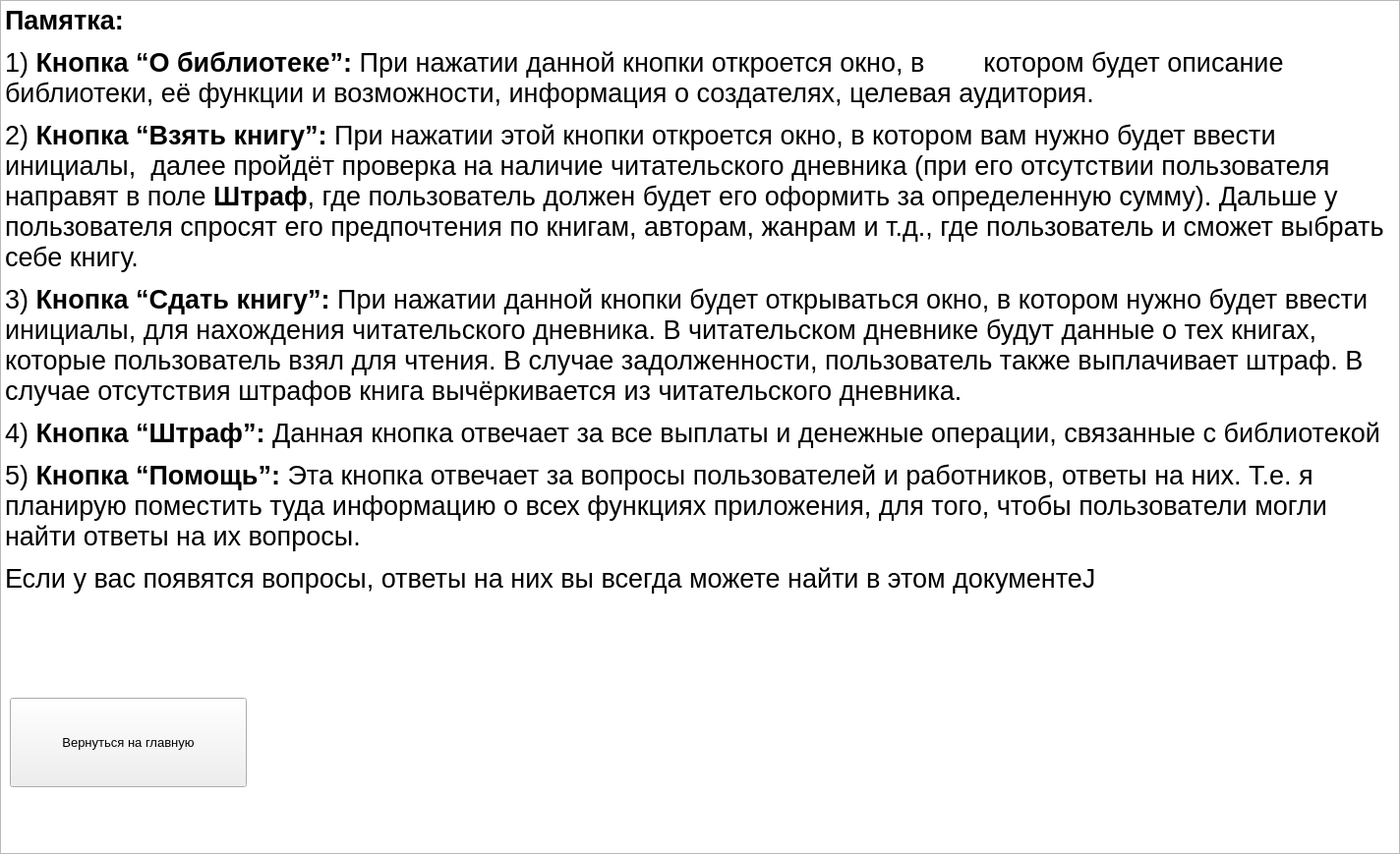
<?xml version="1.0" encoding="UTF-8"?>
<ui version="4.0">
 <class>Form</class>
 <widget class="QWidget" name="Form">
  <property name="geometry">
   <rect>
    <x>0</x>
    <y>0</y>
    <width>1424</width>
    <height>869</height>
   </rect>
  </property>
  <property name="windowTitle">
   <string>Помощь</string>
  </property>
  <widget class="QTextEdit" name="textEdit">
   <property name="geometry">
    <rect>
     <x>0</x>
     <y>0</y>
     <width>1424</width>
     <height>869</height>
    </rect>
   </property>
   <property name="html">
    <string>&lt;!DOCTYPE HTML PUBLIC &quot;-//W3C//DTD HTML 4.0//EN&quot; &quot;http://www.w3.org/TR/REC-html40/strict.dtd&quot;&gt;
&lt;html&gt;&lt;head&gt;&lt;meta name=&quot;qrichtext&quot; content=&quot;1&quot; /&gt;&lt;style type=&quot;text/css&quot;&gt;
p, li { white-space: pre-wrap; }
&lt;/style&gt;&lt;/head&gt;&lt;body style=&quot; font-family:'MS Shell Dlg 2'; font-size:7.8pt; font-weight:400; font-style:normal;&quot;&gt;
&lt;p style=&quot; margin-top:12px; margin-bottom:12px; margin-left:0px; margin-right:0px; -qt-block-indent:0; text-indent:0px;&quot;&gt;&lt;span style=&quot; font-size:20pt; font-weight:600;&quot;&gt;Памятка:&lt;/span&gt;&lt;span style=&quot; font-size:20pt;&quot;&gt; &lt;/span&gt;&lt;/p&gt;
&lt;p style=&quot; margin-top:12px; margin-bottom:12px; margin-left:0px; margin-right:0px; -qt-block-indent:0; text-indent:0px;&quot;&gt;&lt;span style=&quot; font-size:20pt;&quot;&gt;1) &lt;/span&gt;&lt;span style=&quot; font-size:20pt; font-weight:600;&quot;&gt;Кнопка “О библиотеке”: &lt;/span&gt;&lt;span style=&quot; font-size:20pt;&quot;&gt;При нажатии данной кнопки откроется окно, в        котором будет описание библиотеки, её функции и возможности, информация о создателях, целевая аудитория. &lt;/span&gt;&lt;/p&gt;
&lt;p style=&quot; margin-top:12px; margin-bottom:12px; margin-left:0px; margin-right:0px; -qt-block-indent:0; text-indent:0px;&quot;&gt;&lt;span style=&quot; font-size:20pt;&quot;&gt;2) &lt;/span&gt;&lt;span style=&quot; font-size:20pt; font-weight:600;&quot;&gt;Кнопка “Взять книгу”: &lt;/span&gt;&lt;span style=&quot; font-size:20pt;&quot;&gt;При нажатии этой кнопки откроется окно, в котором вам нужно будет ввести инициалы,  далее пройдёт проверка на наличие читательского дневника (при его отсутствии пользователя направят в поле &lt;/span&gt;&lt;span style=&quot; font-size:20pt; font-weight:600;&quot;&gt;Штраф&lt;/span&gt;&lt;span style=&quot; font-size:20pt;&quot;&gt;, где пользователь должен будет его оформить за определенную сумму). Дальше у пользователя спросят его предпочтения по книгам, авторам, жанрам и т.д., где пользователь и сможет выбрать себе книгу. &lt;/span&gt;&lt;/p&gt;
&lt;p style=&quot; margin-top:12px; margin-bottom:12px; margin-left:0px; margin-right:0px; -qt-block-indent:0; text-indent:0px;&quot;&gt;&lt;span style=&quot; font-size:20pt;&quot;&gt;3) &lt;/span&gt;&lt;span style=&quot; font-size:20pt; font-weight:600;&quot;&gt;Кнопка “Сдать книгу”:&lt;/span&gt;&lt;span style=&quot; font-size:20pt;&quot;&gt; При нажатии данной кнопки будет открываться окно, в котором нужно будет ввести инициалы, для нахождения читательского дневника. В читательском дневнике будут данные о тех книгах, которые пользователь взял для чтения. В случае задолженности, пользователь также выплачивает штраф. В случае отсутствия штрафов книга вычёркивается из читательского дневника. &lt;/span&gt;&lt;/p&gt;
&lt;p style=&quot; margin-top:12px; margin-bottom:12px; margin-left:0px; margin-right:0px; -qt-block-indent:0; text-indent:0px;&quot;&gt;&lt;span style=&quot; font-size:20pt;&quot;&gt;4) &lt;/span&gt;&lt;span style=&quot; font-size:20pt; font-weight:600;&quot;&gt;Кнопка “Штраф”: &lt;/span&gt;&lt;span style=&quot; font-size:20pt;&quot;&gt;Данная кнопка отвечает за все выплаты и денежные операции, связанные с библиотекой &lt;/span&gt;&lt;/p&gt;
&lt;p style=&quot; margin-top:12px; margin-bottom:12px; margin-left:0px; margin-right:0px; -qt-block-indent:0; text-indent:0px;&quot;&gt;&lt;span style=&quot; font-size:20pt;&quot;&gt;5) &lt;/span&gt;&lt;span style=&quot; font-size:20pt; font-weight:600;&quot;&gt;Кнопка “Помощь”: &lt;/span&gt;&lt;span style=&quot; font-size:20pt;&quot;&gt;Эта кнопка отвечает за вопросы пользователей и работников, ответы на них. Т.е. я планирую поместить туда информацию о всех функциях приложения, для того, чтобы пользователи могли найти ответы на их вопросы. &lt;/span&gt;&lt;/p&gt;
&lt;p style=&quot; margin-top:12px; margin-bottom:12px; margin-left:0px; margin-right:0px; -qt-block-indent:0; text-indent:0px;&quot;&gt;&lt;span style=&quot; font-size:20pt;&quot;&gt;Если у вас появятся вопросы, ответы на них вы всегда можете найти в этом документе&lt;/span&gt;&lt;span style=&quot; font-family:'Wingdings'; font-size:20pt;&quot;&gt;J&lt;/span&gt;&lt;span style=&quot; font-size:20pt;&quot;&gt; &lt;/span&gt;&lt;/p&gt;
&lt;p style=&quot;-qt-paragraph-type:empty; margin-top:12px; margin-bottom:12px; margin-left:0px; margin-right:0px; -qt-block-indent:0; text-indent:0px; font-size:20pt;&quot;&gt;&lt;br /&gt;&lt;/p&gt;
&lt;p style=&quot;-qt-paragraph-type:empty; margin-top:12px; margin-bottom:12px; margin-left:0px; margin-right:0px; -qt-block-indent:0; text-indent:0px; font-size:20pt;&quot;&gt;&lt;br /&gt;&lt;/p&gt;
&lt;p style=&quot;-qt-paragraph-type:empty; margin-top:12px; margin-bottom:12px; margin-left:0px; margin-right:0px; -qt-block-indent:0; text-indent:0px; font-size:20pt;&quot;&gt;&lt;br /&gt;&lt;/p&gt;&lt;/body&gt;&lt;/html&gt;</string>
   </property>
  </widget>
  <widget class="QPushButton" name="back_sixthform">
   <property name="geometry">
    <rect>
     <x>10</x>
     <y>710</y>
     <width>241</width>
     <height>91</height>
    </rect>
   </property>
   <property name="font">
    <font>
     <pointsize>10</pointsize>
    </font>
   </property>
   <property name="text">
    <string>Вернуться на главную</string>
   </property>
  </widget>
 </widget>
 <resources/>
 <connections/>
</ui>
